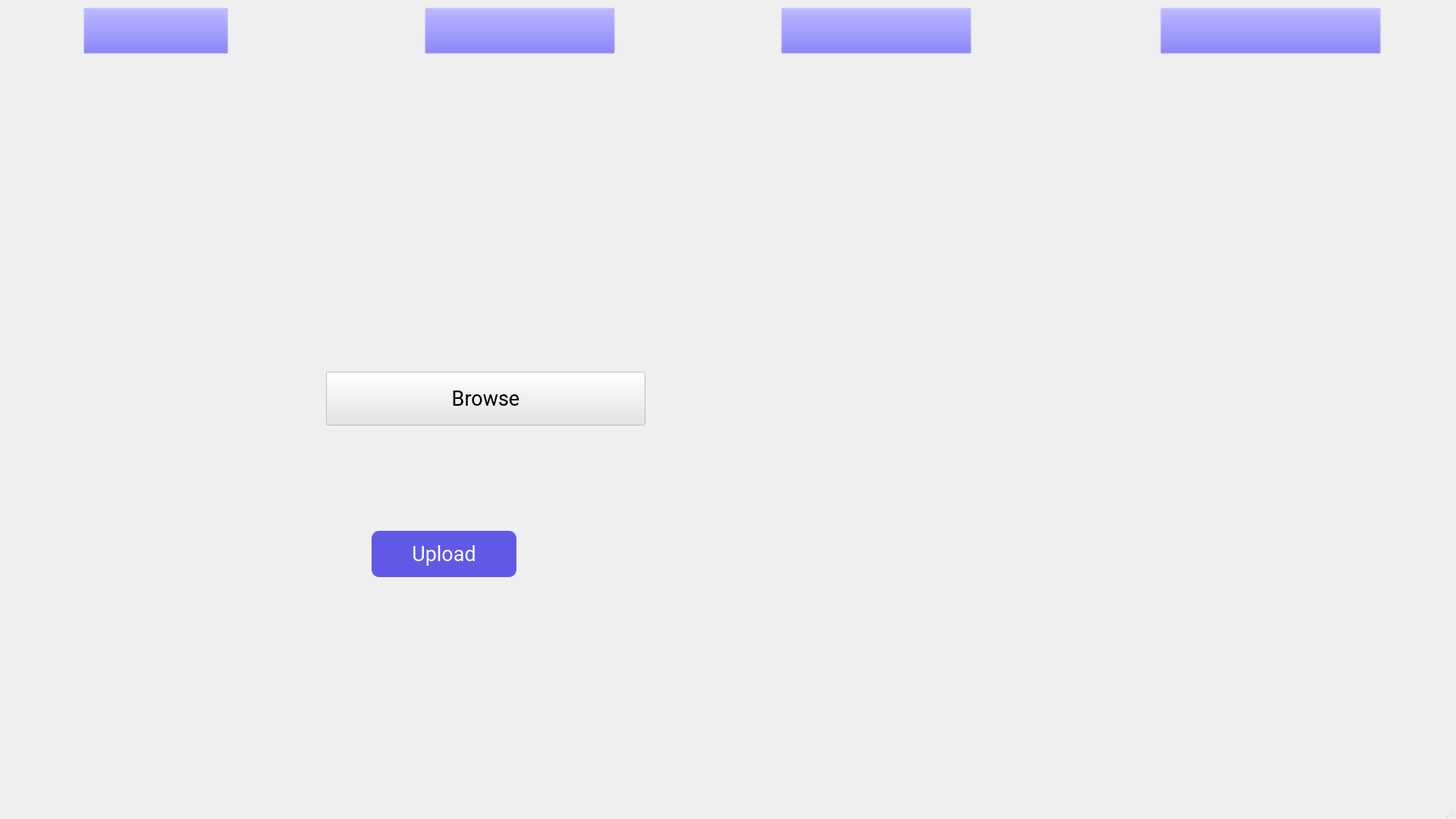
<?xml version="1.0" encoding="UTF-8"?>
<ui version="4.0">
 <class>MainWindow</class>
 <widget class="QMainWindow" name="MainWindow">
  <property name="geometry">
   <rect>
    <x>0</x>
    <y>0</y>
    <width>1920</width>
    <height>1080</height>
   </rect>
  </property>
  <property name="windowTitle">
   <string>MainWindow</string>
  </property>
  <widget class="QWidget" name="centralwidget">
   <widget class="QLabel" name="label">
    <property name="geometry">
     <rect>
      <x>0</x>
      <y>0</y>
      <width>1931</width>
      <height>1031</height>
     </rect>
    </property>
    <property name="text">
     <string/>
    </property>
    <property name="pixmap">
     <pixmap resource="Resources/attendance.qrc">:/attendance/Images/attendance.png</pixmap>
    </property>
   </widget>
   <widget class="QPushButton" name="browse">
    <property name="geometry">
     <rect>
      <x>430</x>
      <y>490</y>
      <width>421</width>
      <height>71</height>
     </rect>
    </property>
    <property name="font">
     <font>
      <family>Roboto</family>
      <pointsize>20</pointsize>
     </font>
    </property>
    <property name="cursor">
     <cursorShape>PointingHandCursor</cursorShape>
    </property>
    <property name="styleSheet">
     <string notr="true">QPushButton {
	rgb(0, 0, 0)
    border-radius: 10px;
	background-color: rgb(229, 229, 229,70%);
}
</string>
    </property>
    <property name="text">
     <string>Browse</string>
    </property>
   </widget>
   <widget class="QPushButton" name="uploadbutton">
    <property name="geometry">
     <rect>
      <x>490</x>
      <y>700</y>
      <width>191</width>
      <height>61</height>
     </rect>
    </property>
    <property name="font">
     <font>
      <family>Roboto</family>
      <pointsize>20</pointsize>
     </font>
    </property>
    <property name="styleSheet">
     <string notr="true">QPushButton {
	color: rgb(255, 255, 255);
    border-radius: 10px;
	background-color: rgb(97, 89, 229);
}
</string>
    </property>
    <property name="text">
     <string>Upload</string>
    </property>
   </widget>
   <widget class="QPushButton" name="timetalblebutton">
    <property name="geometry">
     <rect>
      <x>110</x>
      <y>10</y>
      <width>191</width>
      <height>61</height>
     </rect>
    </property>
    <property name="styleSheet">
     <string notr="true">QPushButton {

	background-color: rgb(97, 89, 229,0%);
}
</string>
    </property>
    <property name="text">
     <string/>
    </property>
   </widget>
   <widget class="QPushButton" name="assignmentbutton">
    <property name="geometry">
     <rect>
      <x>560</x>
      <y>10</y>
      <width>251</width>
      <height>61</height>
     </rect>
    </property>
    <property name="styleSheet">
     <string notr="true">QPushButton {

	background-color: rgb(97, 89, 229,0%);
}
</string>
    </property>
    <property name="text">
     <string/>
    </property>
   </widget>
   <widget class="QPushButton" name="announcementbutton">
    <property name="geometry">
     <rect>
      <x>1530</x>
      <y>10</y>
      <width>291</width>
      <height>61</height>
     </rect>
    </property>
    <property name="styleSheet">
     <string notr="true">QPushButton {

	background-color: rgb(97, 89, 229,0%);
}
</string>
    </property>
    <property name="text">
     <string/>
    </property>
   </widget>
   <widget class="QPushButton" name="attendancebutton">
    <property name="geometry">
     <rect>
      <x>1030</x>
      <y>10</y>
      <width>251</width>
      <height>61</height>
     </rect>
    </property>
    <property name="styleSheet">
     <string notr="true">QPushButton {

	background-color: rgb(97, 89, 229,0%);
}
</string>
    </property>
    <property name="text">
     <string/>
    </property>
   </widget>
  </widget>
  <widget class="QMenuBar" name="menubar">
   <property name="geometry">
    <rect>
     <x>0</x>
     <y>0</y>
     <width>1920</width>
     <height>26</height>
    </rect>
   </property>
  </widget>
  <widget class="QStatusBar" name="statusbar"/>
 </widget>
 <resources>
  <include location="Resources/attendance.qrc"/>
 </resources>
 <connections/>
</ui>
